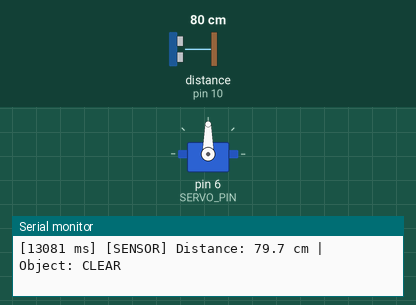
The program below on a simulated Arduino Mega 2560, built with avr-gcc and run on an emulated ATmega2560. On the bench: servo, the last lines printed to the serial monitor. Wiring (inferred from the names in the program): ultrasonic range finder: trigger pin 9; echo pin 10. The inputs (shaded band) are chosen by the test bench; at power-on: distance to the obstacle (sensor on pin 10) 80 cm. The echo pulse lasts 58.3 µs per cm.

Above: at 13.1 s.
13.2 s: distance to the obstacle (sensor on pin 10) set to 28 cm
16.2 s: distance to the obstacle (sensor on pin 10) set to 24 cm
At 17.6 s:
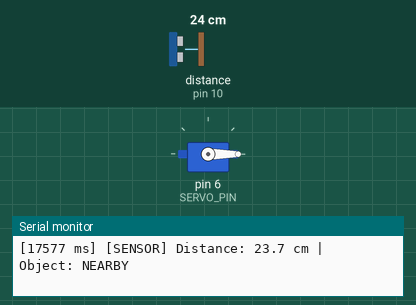
Timing chart, 0 to 19.2 s (numbered marks = the images above; inputs shaded):
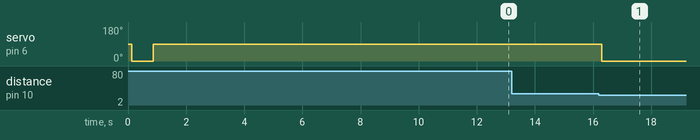

The program:

main.cpp
```cpp
#include <Arduino.h>
#include <Servo.h>

// Pin assignments match the wiring described in the README.
constexpr uint8_t TRIG_PIN = 9;
constexpr uint8_t ECHO_PIN = 10;
constexpr uint8_t SERVO_PIN = 6;

// Adjust these values to tune the dustbin's behavior.
constexpr float DETECTION_DISTANCE_CM = 25.0F;
constexpr unsigned long LID_CLOSE_DELAY_MS = 3000UL;
constexpr uint8_t CLOSED_ANGLE = 90;
constexpr uint8_t OPEN_ANGLE = 0;

// A short interval avoids triggering the ultrasonic sensor continuously.
constexpr unsigned long MEASUREMENT_INTERVAL_MS = 100UL;
// 30 ms covers roughly 5 metres, beyond the useful range of an HC-SR04.
constexpr unsigned long ECHO_TIMEOUT_US = 30000UL;
constexpr unsigned long STARTUP_SENSOR_TEST_MS = 10000UL;

Servo lidServo;
bool lidIsOpen = false;
bool objectWasNearby = false;
unsigned long lastMeasurementMs = 0;
unsigned long lastObjectDetectedMs = 0;

void printLogPrefix(const __FlashStringHelper *category) {
  Serial.print('[');
  Serial.print(millis());
  Serial.print(F(" ms] ["));
  Serial.print(category);
  Serial.print(F("] "));
}

// Returns the measured distance in centimetres, or -1 if no echo arrives.
float readDistanceCm() {
  digitalWrite(TRIG_PIN, LOW);
  delayMicroseconds(2);
  digitalWrite(TRIG_PIN, HIGH);
  delayMicroseconds(10);
  digitalWrite(TRIG_PIN, LOW);

  const unsigned long echoDurationUs =
      pulseIn(ECHO_PIN, HIGH, ECHO_TIMEOUT_US);

  if (echoDurationUs == 0) {
    return -1.0F;
  }

  // Sound travels about 0.0343 cm/us. Divide by two for the return trip.
  return (echoDurationUs * 0.0343F) / 2.0F;
}

void openLid() {
  if (lidIsOpen) {
    return;
  }

  lidServo.write(OPEN_ANGLE);
  lidIsOpen = true;
  printLogPrefix(F("SERVO"));
  Serial.print(F("Lid opened to "));
  Serial.print(OPEN_ANGLE);
  Serial.println(F(" degrees"));
}

void closeLid() {
  if (!lidIsOpen) {
    return;
  }

  lidServo.write(CLOSED_ANGLE);
  lidIsOpen = false;
  printLogPrefix(F("SERVO"));
  Serial.print(F("Lid closed to "));
  Serial.print(CLOSED_ANGLE);
  Serial.println(F(" degrees"));
}

// Exercise both devices once at power-up so wiring problems are easy to spot.
void runStartupSelfTest() {
  Serial.println(F("=== Starting hardware self-test ==="));

  Serial.println(F("[SELF-TEST] Servo: opening lid"));
  openLid();
  delay(700);

  Serial.println(F("[SELF-TEST] Servo: closing lid"));
  closeLid();
  delay(700);
  Serial.println(F("[SELF-TEST] Servo: PASS (test movement completed)"));

  Serial.println(F("[SELF-TEST] HC-SR04: place your hand 5-25 cm away"));
  Serial.println(F("[SELF-TEST] You have 10 seconds..."));

  bool sensorResponded = false;
  bool nearbyObjectDetected = false;
  const unsigned long sensorTestStartedMs = millis();

  while (millis() - sensorTestStartedMs < STARTUP_SENSOR_TEST_MS) {
    const float distanceCm = readDistanceCm();

    if (distanceCm < 0.0F) {
      Serial.println(F("[SELF-TEST] Sensor: TIMEOUT / NO ECHO"));
    } else {
      sensorResponded = true;
      Serial.print(F("[SELF-TEST] Sensor: "));
      Serial.print(distanceCm, 1);
      Serial.println(F(" cm"));

      if (distanceCm <= DETECTION_DISTANCE_CM) {
        nearbyObjectDetected = true;
        break;
      }
    }

    delay(250);
  }

  if (nearbyObjectDetected) {
    Serial.println(F("[SELF-TEST] HC-SR04: PASS - nearby hand detected"));
  } else if (sensorResponded) {
    Serial.println(F("[SELF-TEST] HC-SR04: SENSOR WORKS, but no hand was detected within 25 cm"));
  } else {
    Serial.println(F("[SELF-TEST] HC-SR04: CHECK WIRING - no valid echo received"));
  }

  Serial.println(F("=== Hardware self-test finished ==="));
}

void setup() {
  Serial.begin(9600);

  pinMode(TRIG_PIN, OUTPUT);
  pinMode(ECHO_PIN, INPUT);
  digitalWrite(TRIG_PIN, LOW);

  lidServo.attach(SERVO_PIN);
  lidServo.write(CLOSED_ANGLE);

  Serial.println(F("=== Smart dustbin ready ==="));
  Serial.print(F("Detection distance: "));
  Serial.print(DETECTION_DISTANCE_CM, 1);
  Serial.println(F(" cm"));
  Serial.print(F("Close delay: "));
  Serial.print(LID_CLOSE_DELAY_MS);
  Serial.println(F(" ms"));
  Serial.print(F("Servo angles: closed="));
  Serial.print(CLOSED_ANGLE);
  Serial.print(F(", open="));
  Serial.println(OPEN_ANGLE);

  runStartupSelfTest();
  Serial.println(F("Waiting for an object..."));
}

void loop() {
  const unsigned long now = millis();

  // millis() subtraction remains safe when the counter rolls over.
  if (now - lastMeasurementMs < MEASUREMENT_INTERVAL_MS) {
    return;
  }
  lastMeasurementMs = now;

  const float distanceCm = readDistanceCm();
  const bool objectIsNearby =
      distanceCm > 0.0F && distanceCm <= DETECTION_DISTANCE_CM;

  if (distanceCm < 0.0F) {
    printLogPrefix(F("SENSOR"));
    Serial.println(F("Timeout / no echo (treated as no nearby object)"));
  } else {
    printLogPrefix(F("SENSOR"));
    Serial.print(F("Distance: "));
    Serial.print(distanceCm, 1);
    Serial.print(F(" cm | Object: "));
    Serial.println(objectIsNearby ? F("NEARBY") : F("CLEAR"));
  }

  if (objectIsNearby) {
    if (!objectWasNearby) {
      printLogPrefix(F("EVENT"));
      Serial.println(F("Object detected"));
    }
    lastObjectDetectedMs = now;
    openLid();
  } else if (lidIsOpen) {
    if (objectWasNearby) {
      printLogPrefix(F("EVENT"));
      Serial.println(F("Object left; close timer started"));
    }

    if (now - lastObjectDetectedMs >= LID_CLOSE_DELAY_MS) {
      closeLid();
    }
  }

  objectWasNearby = objectIsNearby;
}
```

Measured:
- the behaviour switches between 26 and 25 cm on distance to the obstacle (sensor on pin 10) (found by bisection; images 0 and 1)
- after the input at 16.2 s, servo on pin 6 (SERVO_PIN): 90° → 0° after 0.11 s
